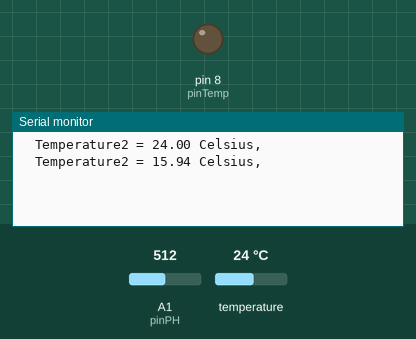
Bench run of a sketch on a simulated Arduino Uno, built with avr-gcc and run on an emulated ATmega328P. Shown: output pins drawn as LEDs (lit = HIGH), the last lines printed to the serial monitor. The inputs (shaded band) are chosen by the test bench; at power-on: temperature 24 °C, A1 (pinPH) = 512.

Above: at 2.8 s.
2.9 s: temperature set to 12 °C
At 4.3 s:
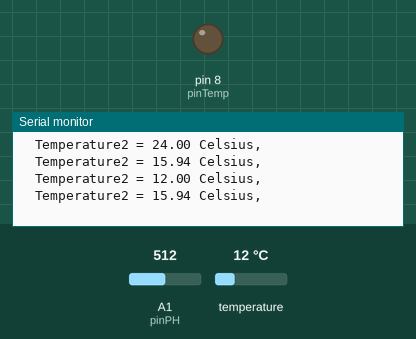
4.4 s: temperature set to 19 °C
At 6.6 s:
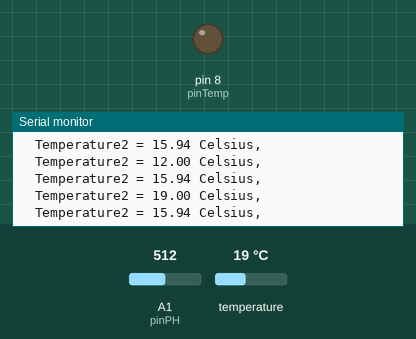
Timing chart, 0 to 8.1 s (numbered marks = the images above; inputs shaded):
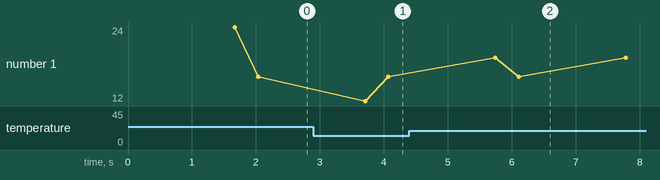

The sketch:

secundaria.ino
```cpp
#include <OneWire.h> //DS12B20
#include <Wire.h>
#include "dados.cpp"

#define pinTemp 8
#define pinPH   A1
#define pinTurb A2
#define pinCond A3
#define pinOxig A4

OneWire  ds(pinTemp);  //(a 4.7K resistor is necessary)
Dados_t dados;

void setup() {
  pinMode(8,OUTPUT);
  Serial.begin(115200);
  Wire.begin(8);                // join i2c bus with address #1
  Wire.onRequest(requestEvent); // register event
}

void loop() {
  delay(100);

  dados.valor.temperatura = lerTemp();
  dados.valor.ph = analogRead(pinPH);
//  dados.valor.turbidez = analogRead(pinTurb);
//  dados.valor.condutividade = analogRead(pinCond);
//  dados.valor.oxigen = analogRead(pinOxig);

  Serial.print("  Temperature2 = ");
  Serial.print( (float)dados.valor.temperatura / 16.0 );
  Serial.println(" Celsius, ");
}

void requestEvent() { // function that executes whenever data is requested by master
  Wire.write(dados.bytes);
}

int16_t lerTemp(void) {
  byte type_s;
  byte data[12];
  byte addr[8];
  float celsius;

  if ( !ds.search(addr)) {
    ds.reset_search();
    delay(250);
    return 255;
  }

  if (OneWire::crc8(addr, 7) != addr[7]) {
      Serial.println("CRC is not valid!");
      return 255;
  }

  ds.reset();
  ds.select(addr);
  ds.write(0x44, 1);        // start conversion, with parasite power on at the end

  long inic = millis();
  while(millis()-inic  < 800);
  delay(750);     // maybe 750ms is enough, maybe not
  // we might do a ds.depower() here, but the reset will take care of it.

  byte present = ds.reset();
  ds.select(addr);
  ds.write(0xBE);         // Read Scratchpad

  for ( byte i = 0; i < 9; i++) {           // we need 9 bytes
    data[i] = ds.read();
  }
  int16_t raw = (data[1] << 8) | data[0];
  if (type_s) {
    raw = raw << 3; // 9 bit resolution default
    if (data[7] == 0x10) {
      // "count remain" gives full 12 bit resolution
      raw = (raw & 0xFFF0) + 12 - data[6];
    }
  } else {
    byte cfg = (data[4] & 0x60);
    if (cfg == 0x00) raw = raw & ~7;  // 9 bit resolution, 93.75 ms
    else if (cfg == 0x20) raw = raw & ~3; // 10 bit res, 187.5 ms
    else if (cfg == 0x40) raw = raw & ~1; // 11 bit res, 375 ms
    //// default is 12 bit resolution, 750 ms conversion time
  }
//  celsius = (float)raw / 16.0;
//  Serial.print("  Temperature = ");
//  Serial.print(celsius);
//  Serial.println(" Celsius, ");

  return raw;
}
```

dados.cpp
```cpp
#include <Arduino.h>
struct Sensores_t
{
  int16_t temperatura;
  uint8_t ph;
  uint8_t turbidez;
  uint8_t condutividade;
  uint8_t oxigen;
};

union Dados_t
{
    Sensores_t valor;
    char bytes[ sizeof(Sensores_t) ];
};
```

Measured:
- after the input at 2.9 s, the serial monitor: prints a new line after 0.81 s (image 1)
- after the input at 4.4 s, the serial monitor: prints a new line after 1.3 s (image 2)
- plotted number 1: 15.94 → 19 after the input at 4.4 s
